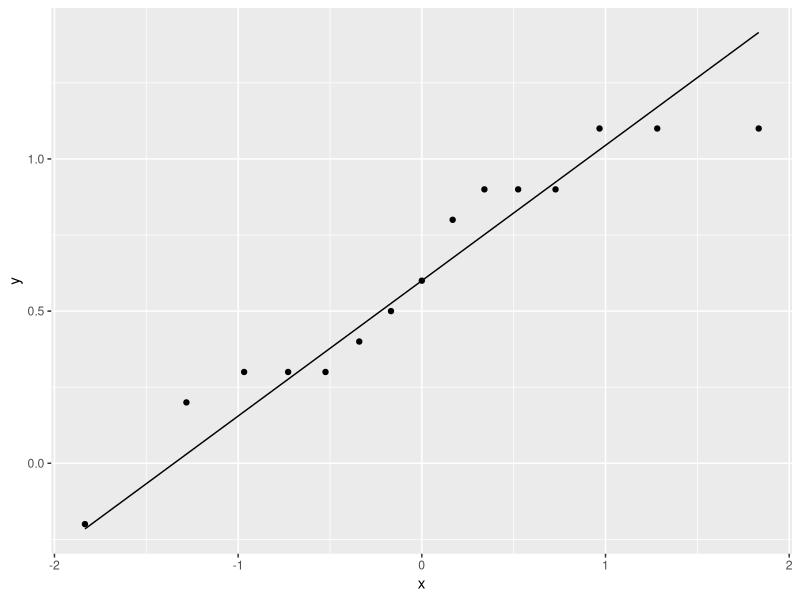
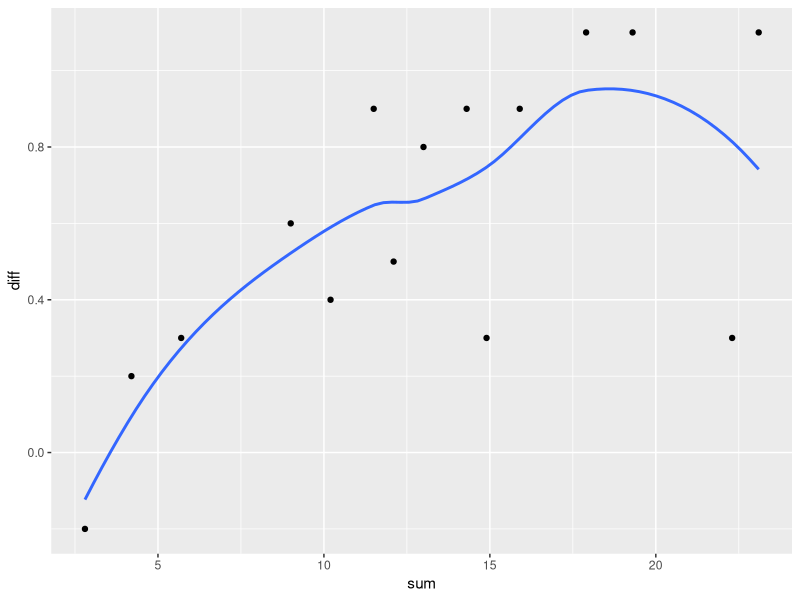

The R source for these figures, in order:
## ---- chunk 1
library(tidyverse)
## ---- chunk 2
repairs=tribble(
  ~garage1, ~garage2,
  7.6, 7.3,
  10.2, 9.1,
  9.5, 8.4,
  1.3, 1.5,
  3.0, 2.7,
  6.3, 5.8,
  5.3, 4.9,
  6.2, 5.3,
  2.2, 2.0,
  4.8, 4.2,
  11.3, 11.0,
  12.1, 11.0,
  6.9, 6.1,
  7.6, 6.7,
  8.4, 7.5
)
repairs
## ---- chunk 3
with(repairs,t.test(garage1, garage2, paired=T, alternative="greater"))
## ---- chunk 4
with(repairs,t.test(garage1, garage2, paired=T))
## ---- chunk 5
repairs %>% mutate(diff=garage1-garage2) ->
repairs2
## ---- chunk 6
repairs2 %>% pull(diff) %>% 
  t.test(mu=0,alternative="greater")
## ---- chunk 7
ggplot(repairs2,aes(sample=diff))+stat_qq()+stat_qq_line()
## ---- chunk 8
repairs2 %>% mutate(sum=garage1+garage2) %>% 
  ggplot(aes(x=sum, y=diff))+geom_point()+geom_smooth(se=F)
